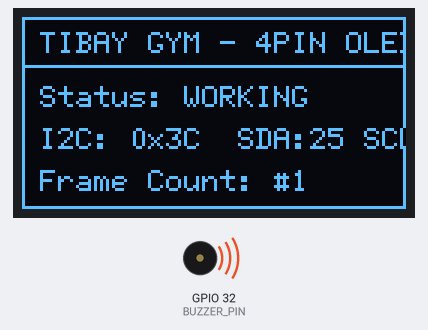
The sketch below on a simulated ESP32. Parts: 128×64 one-colour display, buzzer (waves = sounding, pin HIGH). What the sketch prints to the serial monitor is not drawn.

Above: at 1.1 s.
At 5.2 s:
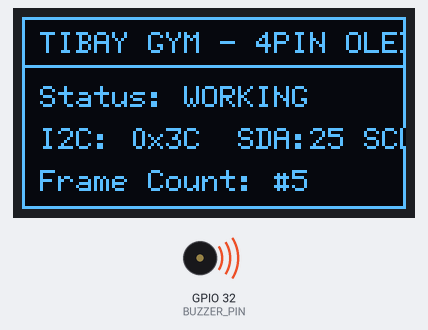
At 9.3 s:
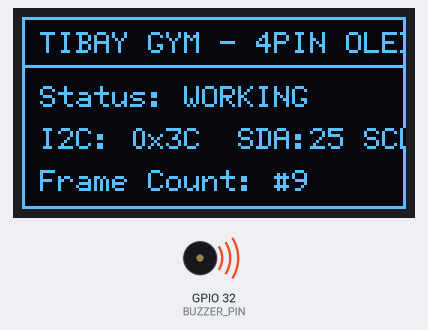
At 19.6 s:
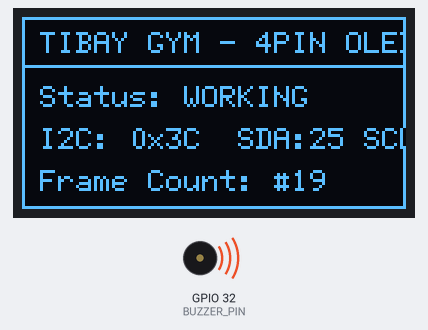
At 28.8 s:
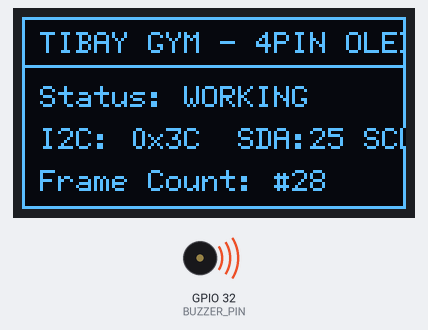
At 38.1 s:
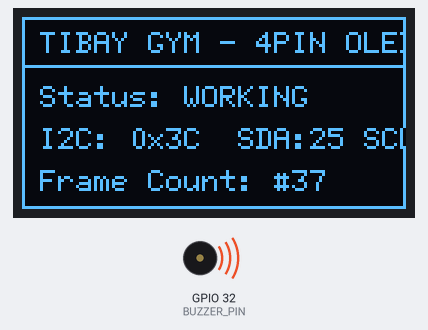

Measured:
- what the display in image 0 shows lasts 1.0 s, from 1.1 s to 2.1 s

The sketch:

tibay-oled-diag.ino
```cpp
// Tibay 2.42" OLED 4-Pin I2C Diagnostic & Display Test
// Configured specifically for 4-pin I2C modules (GND, VDD, SCL, SDA).
#include <Wire.h>
#include <U8g2lib.h>

constexpr uint8_t BUZZER_PIN = 32;
constexpr uint8_t OLED_SDA_PIN = 25;
constexpr uint8_t OLED_SCL_PIN = 26;

// 4-pin I2C constructor: reset pin is U8X8_PIN_NONE (managed internally by module)
// NONAME2 is the standard driver for 2.42" I2C OLEDs.
U8G2_SSD1309_128X64_NONAME2_F_HW_I2C oled(U8G2_R0, U8X8_PIN_NONE, OLED_SCL_PIN, OLED_SDA_PIN);

uint32_t frameCount = 0;
bool i2cFound = false;

void setup() {
  Serial.begin(115200);
  pinMode(BUZZER_PIN, OUTPUT);
  digitalWrite(BUZZER_PIN, HIGH); // Silence active-LOW buzzer
  delay(1000);

  Serial.println("=========================================");
  Serial.println("  Tibay 2.42\" OLED 4-Pin I2C Test");
  Serial.println("=========================================");
  Serial.printf("Wiring: SDA=GPIO%d, SCL=GPIO%d\n", OLED_SDA_PIN, OLED_SCL_PIN);

  // 1. Initialize ESP32 I2C bus
  Wire.begin(OLED_SDA_PIN, OLED_SCL_PIN, 100000);
  Wire.setTimeOut(50);

  // 2. Scan I2C
  Serial.print("Scanning I2C bus... ");
  for (uint8_t address = 1; address < 127; ++address) {
    Wire.beginTransmission(address);
    if (Wire.endTransmission() == 0) {
      Serial.printf("Found device at 0x%02X! ", address);
      if (address == 0x3C || address == 0x3D) i2cFound = true;
    }
  }

  if (i2cFound) {
    Serial.println("\n[OK] Communication link confirmed at 0x3C.");
  } else {
    Serial.println("\n[FAIL] No response at 0x3C. Check 4-pin wiring.");
  }

  // 3. Initialize OLED display
  Serial.println("Initializing U8g2 SSD1309 display controller...");
  oled.setI2CAddress(0x3C << 1);
  oled.begin();
  oled.setFont(u8g2_font_6x12_tf);

  Serial.println("[OK] Initialization sent. Rendering frames to OLED now...");
}

void loop() {
  oled.clearBuffer();

  // Draw border
  oled.drawFrame(0, 0, 128, 64);
  oled.drawHLine(0, 16, 128);

  // Header
  oled.setCursor(6, 12);
  oled.print("TIBAY GYM - 4PIN OLED");

  // Content
  oled.setCursor(6, 30);
  oled.print("Status: WORKING");

  oled.setCursor(6, 44);
  oled.printf("I2C: 0x3C  SDA:%d SCL:%d", OLED_SDA_PIN, OLED_SCL_PIN);

  // Animated counter proving live refresh
  oled.setCursor(6, 58);
  oled.printf("Frame Count: #%lu", (unsigned long)++frameCount);

  oled.sendBuffer();

  Serial.printf("Frame #%lu rendered on OLED\n", (unsigned long)frameCount);
  delay(1000);
}
```
